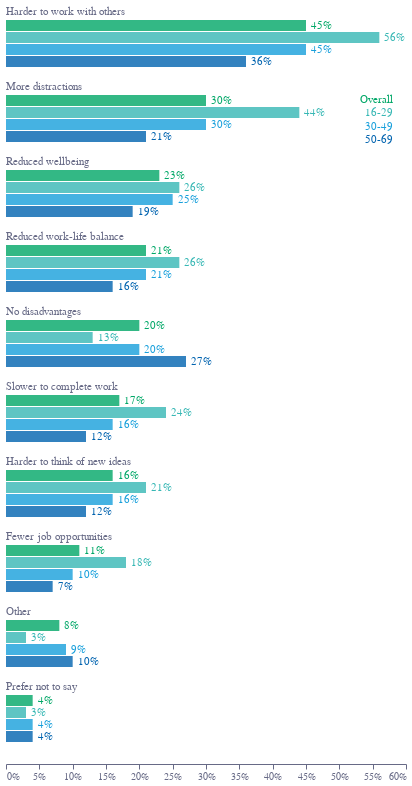

Notebook source saved alongside this figure:
### Code cell
bars = alt.Chart(f3).encode(
    x=alt.X(
        "value:Q",
        stack=False,
        title="",
        axis=alt.Axis(
            grid=False,
            title="",
            titleAnchor="end",
            titleX=415,
            titleY=7,
            format='.0%',
            labelColor=colors["eco-gray"],
            titleColor=colors["eco-gray"],
            tickColor=colors["eco-gray"],
            domainColor=colors["eco-gray"],
        ),
    ),
    y=alt.Y("advantage:N", title="", axis=None, sort=[]),
    tooltip="tooltip:N"
).transform_calculate(tooltip="datum.advantage+' 🏢 '+datum.age+' 📈 '+round(datum.value*100)+'%'")

bars1 = bars.mark_bar(
    size=11, yOffset=-14, color=colors["eco-turquiose"], opacity=0.8
).transform_filter("datum.age=='16-29'")
bars2 = bars.mark_bar(
    size=11, yOffset=-26, color=colors["eco-green"], opacity=0.8
).transform_filter("datum.age=='Overall'")
bars3 = bars.mark_bar(
    size=11, yOffset=-2, color=colors["eco-light-blue"], opacity=0.8
).transform_filter("datum.age=='30-49'")
bars4 = bars.mark_bar(
    size=11, yOffset=10, color=colors["eco-mid-blue"], opacity=0.8
).transform_filter("datum.age=='50-69'")
labels1 = bars1.mark_text(
    align="left",
    xOffset=5,
    yOffset=-14,
    color=colors["eco-turquiose"],
).encode(text=alt.Text("value:N",format='.0%'))
labels2 = bars2.mark_text(
    align="left",
    xOffset=5,
    yOffset=-26,
    color=colors["eco-green"],
).encode(text=alt.Text("value:N",format='.0%'))
labels3 = bars3.mark_text(
    align="left",
    xOffset=5,
    yOffset=-2,
    color=colors["eco-light-blue"],
).encode(text=alt.Text("value:N",format='.0%'))
labels4 = bars4.mark_text(
    align="left",
    xOffset=5,
    yOffset=10,
    color=colors["eco-mid-blue"],
).encode(text=alt.Text("value:N",format='.0%'))
titles = (
    bars.mark_text(
        align="left", size=11, baseline="bottom", yOffset=-35, color=colors["eco-gray"]
    )
    .encode(text="advantage:N", x=alt.X("x0:Q",axis=alt.Axis(format='.0%')), y=alt.Y("advantage:N",sort=[]))
    .transform_filter("datum.age=='Overall'")
    .transform_calculate(x0="0")
)
legendkey='More distractions'
legendx=0.58
legendfs=11
legend1 = (
    bars1.mark_text(align="right", size=legendfs, yOffset=-14, color=colors["eco-turquiose"])
    .encode(text="age:N", x="x0:Q")
    .transform_filter("datum.advantage=='"+legendkey+"'")
    .transform_calculate(x0=str(legendx))
)
legend2 = (
    bars2.mark_text(align="right", size=legendfs, yOffset=-27, color=colors["eco-green"])
    .encode(text="age:N", x="x0:Q")
    .transform_filter("datum.advantage=='"+legendkey+"'")
    .transform_calculate(x0=str(legendx))
)
legend3 = (
    bars3.mark_text(align="right", size=legendfs, yOffset=0, color=colors["eco-light-blue"])
    .encode(text="age:N", x="x0:Q")
    .transform_filter("datum.advantage=='"+legendkey+"'")
    .transform_calculate(x0=str(legendx))
)
legend4 = (
    bars4.mark_text(align="right", size=legendfs, yOffset=13, color=colors["eco-mid-blue"])
    .encode(text="age:N", x="x0:Q")
    .transform_filter("datum.advantage=='"+legendkey+"'")
    .transform_calculate(x0=str(legendx))
)

layer = (
    (
        (bars1 + legend1)
        + (bars2 + legend2)
        + (bars3 + legend3)
        + (bars4 + legend4)
        + labels1
        + labels2
        + labels3
        + labels4
        + titles
    )
    .configure_view(stroke=None)
    .properties(title="")
    .properties(height=alt.Step(75), width=400)
)
layer.save("visualisation/" + f + ".json")
layer.save("visualisation/" + f + ".png")
open("README.md",'a').write(readme)
layer

### Figure 1 — Vega-Lite specification as saved in the notebook (floating-point values rounded to 4 significant figures)
{"config": {"view": {"continuousWidth": 400, "continuousHeight": 300, "stroke": null}}, "layer": [{"mark": {"type": "bar", "color": "#36B7B4", "opacity": 0.8, "size": 11, "yOffset": -14}, "encoding": {"tooltip": {"type": "nominal", "field": "tooltip"}, "x": {"type": "quantitative", "axis": {"domainColor": "#676A86", "format": ".0%", "grid": false, "labelColor": "#676A86", "tickColor": "#676A86", "title": "", "titleAnchor": "end", "titleColor": "#676A86", "titleX": 415, "titleY": 7}, "field": "value", "stack": false, "title": ""}, "y": {"type": "nominal", "axis": null, "field": "advantage", "sort": [], "title": ""}}, "transform": [{"calculate": "datum.advantage+' 🏢 '+datum.age+' 📈 '+round(datum.value*100)+'%'", "as": "tooltip"}, {"filter": "datum.age=='16-29'"}]}, {"mark": {"type": "text", "align": "right", "color": "#36B7B4", "size": 11, "yOffset": -14}, "encoding": {"text": {"type": "nominal", "field": "age"}, "tooltip": {"type": "nominal", "field": "tooltip"}, "x": {"type": "quantitative", "field": "x0"}, "y": {"type": "nominal", "axis": null, "field": "advantage", "sort": [], "title": ""}}, "transform": [{"calculate": "datum.advantage+' 🏢 '+datum.age+' 📈 '+round(datum.value*100)+'%'", "as": "tooltip"}, {"filter": "datum.age=='16-29'"}, {"filter": "datum.advantage=='More distractions'"}, {"calculate": "0.58", "as": "x0"}]}, {"layer": [{"mark": {"type": "bar", "color": "#00A767", "opacity": 0.8, "size": 11, "yOffset": -26}, "encoding": {"tooltip": {"type": "nominal", "field": "tooltip"}, "x": {"type": "quantitative", "axis": {"domainColor": "#676A86", "format": ".0%", "grid": false, "labelColor": "#676A86", "tickColor": "#676A86", "title": "", "titleAnchor": "end", "titleColor": "#676A86", "titleX": 415, "titleY": 7}, "field": "value", "stack": false, "title": ""}, "y": {"type": "nominal", "axis": null, "field": "advantage", "sort": [], "title": ""}}, "transform": [{"calculate": "datum.advantage+' 🏢 '+datum.age+' 📈 '+round(datum.value*100)+'%'", "as": "tooltip"}, {"filter": "datum.age=='Overall'"}]}, {"mark": {"type": "text", "align": "right", "color": "#00A767", "size": 11, "yOffset": -27}, "encoding": {"text": {"type": "nominal", "field": "age"}, "tooltip": {"type": "nominal", "field": "tooltip"}, "x": {"type": "quantitative", "field": "x0"}, "y": {"type": "nominal", "axis": null, "field": "advantage", "sort": [], "title": ""}}, "transform": [{"calculate": "datum.advantage+' 🏢 '+datum.age+' 📈 '+round(datum.value*100)+'%'", "as": "tooltip"}, {"filter": "datum.age=='Overall'"}, {"filter": "datum.advantage=='More distractions'"}, {"calculate": "0.58", "as": "x0"}]}]}, {"layer": [{"mark": {"type": "bar", "color": "#179FDB", "opacity": 0.8, "size": 11, "yOffset": -2}, "encoding": {"tooltip": {"type": "nominal", "field": "tooltip"}, "x": {"type": "quantitative", "axis": {"domainColor": "#676A86", "format": ".0%", "grid": false, "labelColor": "#676A86", "tickColor": "#676A86", "title": "", "titleAnchor": "end", "titleColor": "#676A86", "titleX": 415, "titleY": 7}, "field": "value", "stack": false, "title": ""}, "y": {"type": "nominal", "axis": null, "field": "advantage", "sort": [], "title": ""}}, "transform": [{"calculate": "datum.advantage+' 🏢 '+datum.age+' 📈 '+round(datum.value*100)+'%'", "as": "tooltip"}, {"filter": "datum.age=='30-49'"}]}, {"mark": {"type": "text", "align": "right", "color": "#179FDB", "size": 11, "yOffset": 0}, "encoding": {"text": {"type": "nominal", "field": "age"}, "tooltip": {"type": "nominal", "field": "tooltip"}, "x": {"type": "quantitative", "field": "x0"}, "y": {"type": "nominal", "axis": null, "field": "advantage", "sort": [], "title": ""}}, "transform": [{"calculate": "datum.advantage+' 🏢 '+datum.age+' 📈 '+round(datum.value*100)+'%'", "as": "tooltip"}, {"filter": "datum.age=='30-49'"}, {"filter": "datum.advantage=='More distractions'"}, {"calculate": "0.58", "as": "x0"}]}]}, {"layer": [{"mark": {"type": "bar", "color": "#0063AF", "opacity": 0.8, "size": 11, "yOffset": 10}, "encoding": {"tooltip": {"type": "nominal", "field": "tooltip"}, "x": {"type": "quantitative", "axis": {"domainColor": "#676A86", "format": ".0%", "grid": false, "labelColor": "#676A86", "tickColor": "#676A86", "title": "", "titleAnchor": "end", "titleColor": "#676A86", "titleX": 415, "titleY": 7}, "field": "value", "stack": false, "title": ""}, "y": {"type": "nominal", "axis": null, "field": "advantage", "sort": [], "title": ""}}, "transform": [{"calculate": "datum.advantage+' 🏢 '+datum.age+' 📈 '+round(datum.value*100)+'%'", "as": "tooltip"}, {"filter": "datum.age=='50-69'"}]}, {"mark": {"type": "text", "align": "right", "color": "#0063AF", "size": 11, "yOffset": 13}, "encoding": {"text": {"type": "nominal", "field": "age"}, "tooltip": {"type": "nominal", "field": "tooltip"}, "x": {"type": "quantitative", "field": "x0"}, "y": {"type": "nominal", "axis": null, "field": "advantage", "sort": [], "title": ""}}, "transform": [{"calculate": "datum.advantage+' 🏢 '+datum.age+' 📈 '+round(datum.value*100)+'%'", "as": "tooltip"}, {"filter": "datum.age=='50-69'"}, {"filter": "datum.advantage=='More distractions'"}, {"calculate": "0.58", "as": "x0"}]}]}, {"mark": {"type": "text", "align": "left", "color": "#36B7B4", "xOffset": 5, "yOffset": -14}, "encoding": {"text": {"type": "nominal", "field": "value", "format": ".0%"}, "tooltip": {"type": "nominal", "field": "tooltip"}, "x": {"type": "quantitative", "axis": {"domainColor": "#676A86", "format": ".0%", "grid": false, "labelColor": "#676A86", "tickColor": "#676A86", "title": "", "titleAnchor": "end", "titleColor": "#676A86", "titleX": 415, "titleY": 7}, "field": "value", "stack": false, "title": ""}, "y": {"type": "nominal", "axis": null, "field": "advantage", "sort": [], "title": ""}}, "transform": [{"calculate": "datum.advantage+' 🏢 '+datum.age+' 📈 '+round(datum.value*100)+'%'", "as": "tooltip"}, {"filter": "datum.age=='16-29'"}]}, {"mark": {"type": "text", "align": "left", "color": "#00A767", "xOffset": 5, "yOffset": -26}, "encoding": {"text": {"type": "nominal", "field": "value", "format": ".0%"}, "tooltip": {"type": "nominal", "field": "tooltip"}, "x": {"type": "quantitative", "axis": {"domainColor": "#676A86", "format": ".0%", "grid": false, "labelColor": "#676A86", "tickColor": "#676A86", "title": "", "titleAnchor": "end", "titleColor": "#676A86", "titleX": 415, "titleY": 7}, "field": "value", "stack": false, "title": ""}, "y": {"type": "nominal", "axis": null, "field": "advantage", "sort": [], "title": ""}}, "transform": [{"calculate": "datum.advantage+' 🏢 '+datum.age+' 📈 '+round(datum.value*100)+'%'", "as": "tooltip"}, {"filter": "datum.age=='Overall'"}]}, {"mark": {"type": "text", "align": "left", "color": "#179FDB", "xOffset": 5, "yOffset": -2}, "encoding": {"text": {"type": "nominal", "field": "value", "format": ".0%"}, "tooltip": {"type": "nominal", "field": "tooltip"}, "x": {"type": "quantitative", "axis": {"domainColor": "#676A86", "format": ".0%", "grid": false, "labelColor": "#676A86", "tickColor": "#676A86", "title": "", "titleAnchor": "end", "titleColor": "#676A86", "titleX": 415, "titleY": 7}, "field": "value", "stack": false, "title": ""}, "y": {"type": "nominal", "axis": null, "field": "advantage", "sort": [], "title": ""}}, "transform": [{"calculate": "datum.advantage+' 🏢 '+datum.age+' 📈 '+round(datum.value*100)+'%'", "as": "tooltip"}, {"filter": "datum.age=='30-49'"}]}, {"mark": {"type": "text", "align": "left", "color": "#0063AF", "xOffset": 5, "yOffset": 10}, "encoding": {"text": {"type": "nominal", "field": "value", "format": ".0%"}, "tooltip": {"type": "nominal", "field": "tooltip"}, "x": {"type": "quantitative", "axis": {"domainColor": "#676A86", "format": ".0%", "grid": false, "labelColor": "#676A86", "tickColor": "#676A86", "title": "", "titleAnchor": "end", "titleColor": "#676A86", "titleX": 415, "titleY": 7}, "field": "value", "stack": false, "title": ""}, "y": {"type": "nominal", "axis": null, "field": "advantage", "sort": [], "title": ""}}, "transform": [{"calculate": "datum.advantage+' 🏢 '+datum.age+' 📈 '+round(datum.value*100)+'%'", "as": "tooltip"}, {"filter": "datum.age=='50-69'"}]}, {"mark": {"type": "text", "align": "left", "baseline": "bottom", "color": "#676A86", "size": 11, "yOffset": -35}, "encoding": {"text": {"type": "nominal", "field": "advantage"}, "tooltip": {"type": "nominal", "field": "tooltip"}, "x": {"type": "quantitative", "axis": {"format": ".0%"}, "field": "x0"}, "y": {"type": "nominal", "field": "advantage", "sort": []}}, "transform": [{"calculate": "datum.advantage+' 🏢 '+datum.age+' 📈 '+round(datum.value*100)+'%'", "as": "tooltip"}, {"filter": "datum.age=='Overall'"}, {"calculate": "0", "as": "x0"}]}], "data": {"name": "data-9c3724cc8801cf04fe47f8b4e7a5cfc4"}, "height": {"step": 75}, "title": "", "width": 400, "$schema": "https://vega.github.io/schema/vega-lite/v4.8.1.json", "datasets": {"data-9c3724cc8801cf04fe47f8b4e7a5cfc4": [{"advantage": "Harder to work with others", "age": "50-69", "value": 0.36}, {"advantage": "Harder to work with others", "age": "30-49", "value": 0.45}, {"advantage": "Harder to work with others", "age": "16-29", "value": 0.56}, {"advantage": "Harder to work with others", "age": "Overall", "value": 0.45}, {"advantage": "More distractions", "age": "50-69", "value": 0.21}, {"advantage": "More distractions", "age": "30-49", "value": 0.3}, {"advantage": "More distractions", "age": "16-29", "value": 0.44}, {"advantage": "More distractions", "age": "Overall", "value": 0.3}, {"advantage": "Reduced wellbeing", "age": "50-69", "value": 0.19}, {"advantage": "Reduced wellbeing", "age": "30-49", "value": 0.25}, {"advantage": "Reduced wellbeing", "age": "16-29", "value": 0.26}, {"advantage": "Reduced wellbeing", "age": "Overall", "value": 0.23}, {"advantage": "Reduced work-life balance", "age": "50-69", "value": 0.16}, {"advantage": "Reduced work-life balance", "age": "30-49", "value": 0.21}, {"advantage": "Reduced work-life balance", "age": "16-29", "value": 0.26}, {"advantage": "Reduced work-life balance", "age": "Overall", "value": 0.21}, {"advantage": "No disadvantages", "age": "50-69", "value": 0.27}, {"advantage": "No disadvantages", "age": "30-49", "value": 0.2}, {"advantage": "No disadvantages", "age": "16-29", "value": 0.13}, {"advantage": "No disadvantages", "age": "Overall", "value": 0.2}, {"advantage": "Slower to complete work", "age": "50-69", "value": 0.12}, {"advantage": "Slower to complete work", "age": "30-49", "value": 0.16}, {"advantage": "Slower to complete work", "age": "16-29", "value": 0.24}, {"advantage": "Slower to complete work", "age": "Overall", "value": 0.17}, {"advantage": "Harder to think of new ideas", "age": "50-69", "value": 0.12}, {"advantage": "Harder to think of new ideas", "age": "30-49", "value": 0.16}, {"advantage": "Harder to think of new ideas", "age": "16-29", "value": 0.21}, {"advantage": "Harder to think of new ideas", "age": "Overall", "value": 0.16}, {"advantage": "Fewer job opportunities", "age": "50-69", "value": 0.07}, {"advantage": "Fewer job opportunities", "age": "30-49", "value": 0.1}, {"advantage": "Fewer job opportunities", "age": "16-29", "value": 0.18}, {"advantage": "Fewer job opportunities", "age": "Overall", "value": 0.11}, {"advantage": "Other", "age": "50-69", "value": 0.1}, {"advantage": "Other", "age": "30-49", "value": 0.09}, {"advantage": "Other", "age": "16-29", "value": 0.03}, {"advantage": "Other", "age": "Overall", "value": 0.08}, {"advantage": "Prefer not to say", "age": "50-69", "value": 0.04}, {"advantage": "Prefer not to say", "age": "30-49", "value": 0.04}, {"advantage": "Prefer not to say", "age": "16-29", "value": 0.03}, {"advantage": "Prefer not to say", "age": "Overall", "value": 0.04}]}}
